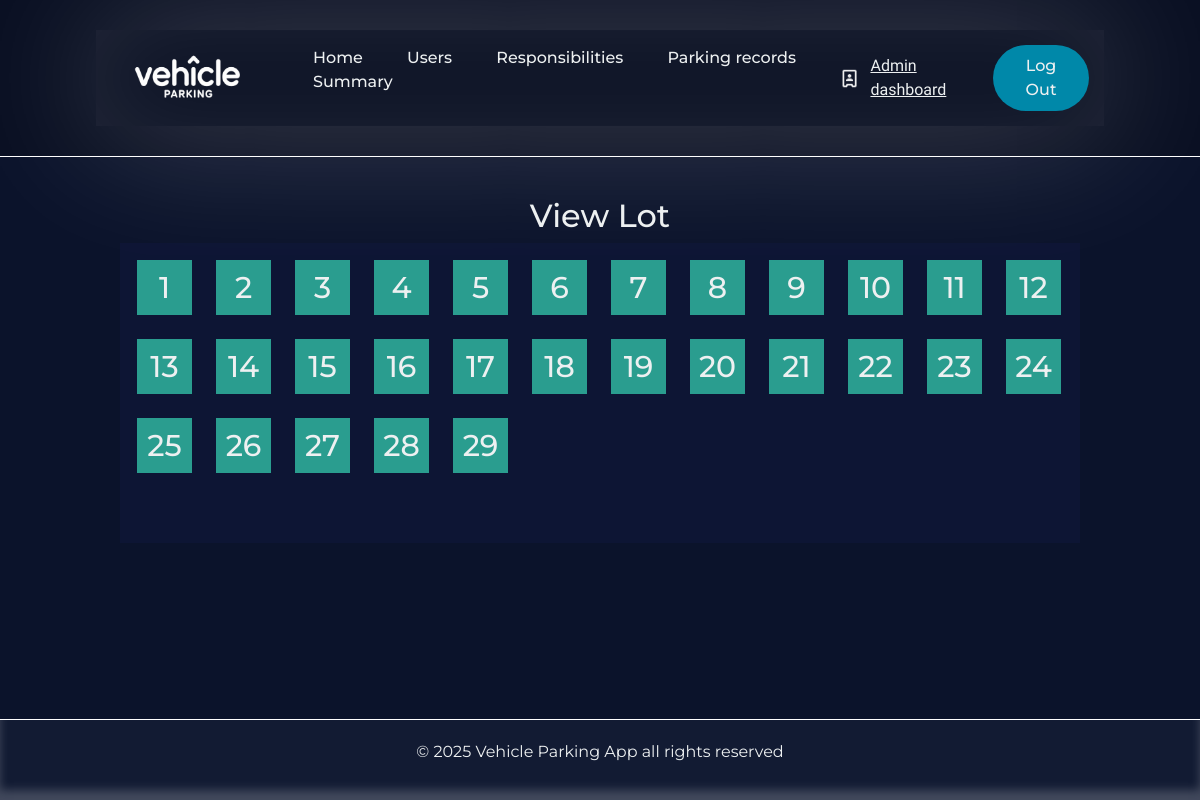
Before: /view-parking-lot/1 with the older database file.
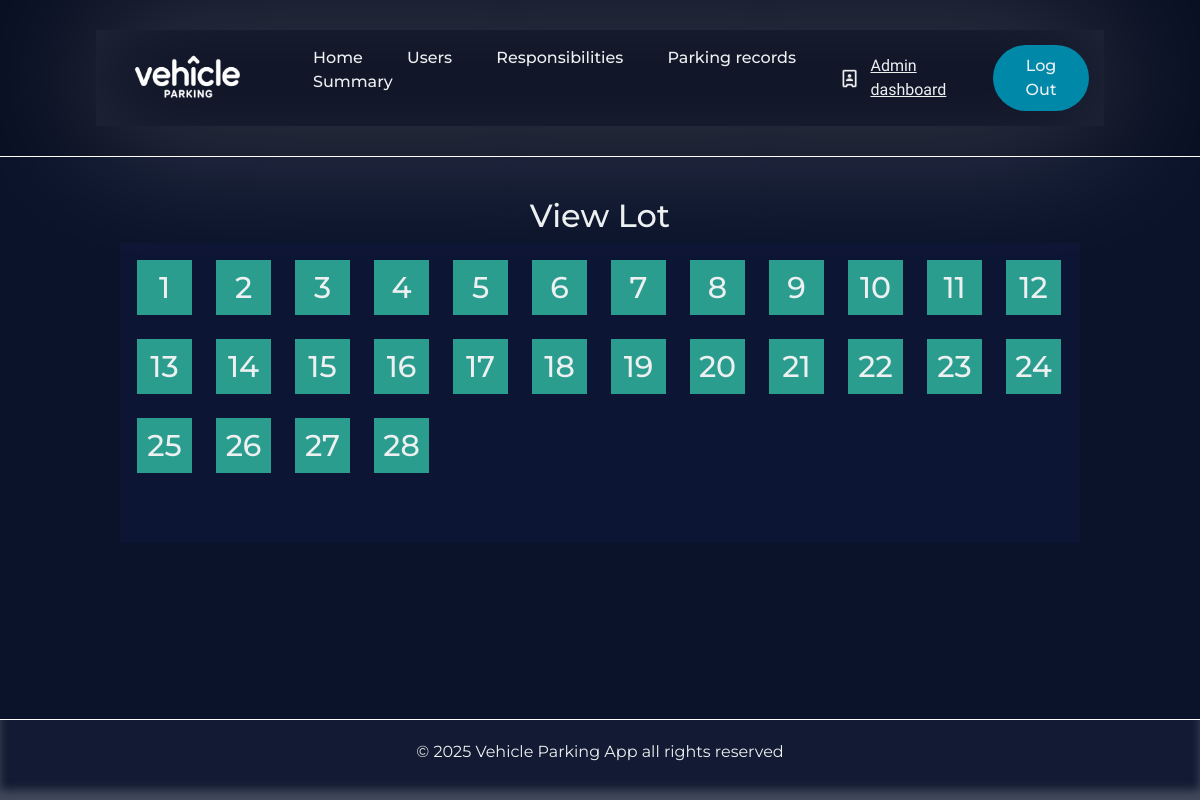
After: the same page with the newer database file.
### Application/models.py (models this page shows)
class Parkingspots(db.Model):
    __tablename__='parking_spots'
    id=db.Column(db.Integer,primary_key=True)
    lot_id=db.Column(db.Integer,db.ForeignKey('parking_lot.id'),nullable=False)
    spot_number=db.Column(db.Integer,nullable=False)
    status=db.Column(db.String(20),default='Available',nullable=False) # A= Available,O=Occupied
    record=db.relationship('Parkingrecords',backref='spot',lazy=True)

### Application/controllers.py (the view)
@app.route('/view-parking-lot/<int:lot_id>',methods=['GET','POST'])
def view_lot(lot_id):
    parking_spots=Parkingspots.query.filter_by(lot_id=lot_id).all()
    return render_template('view_parkinglot.html',parking_spots=parking_spots)

### templates/view_parkinglot.html (shortened to what this page needs)
{% extends 'admin_base.html' %}
{% block content %}
<div class="view-container">
            <div class="view-lot-heading">
                <h2> View Lot </h2>
            </div>
            <div class="view-parking-lot">
            {% for spots in parking_spots %}
                {% if spots.status=='A' %}
                    <a href="/view-parking-spot/Available/{{spots.id}}">
                        <div class="parking-spots-available">
                            {{spots.spot_number}}
                        </div>
                    </a>
                {% else %}
                    <a href="/view-parking-spot/Occupied/{{spots.id}}">
                        <div class="parking-spots-occupied">
                            {{spots.spot_number}}
                        </div>
                    </a>
                {% endif %}
            {% endfor %}
            </div>
</div>
{% endblock %}

Changed rows visible on the page:
removed Parkingspots: spot_number "29"
